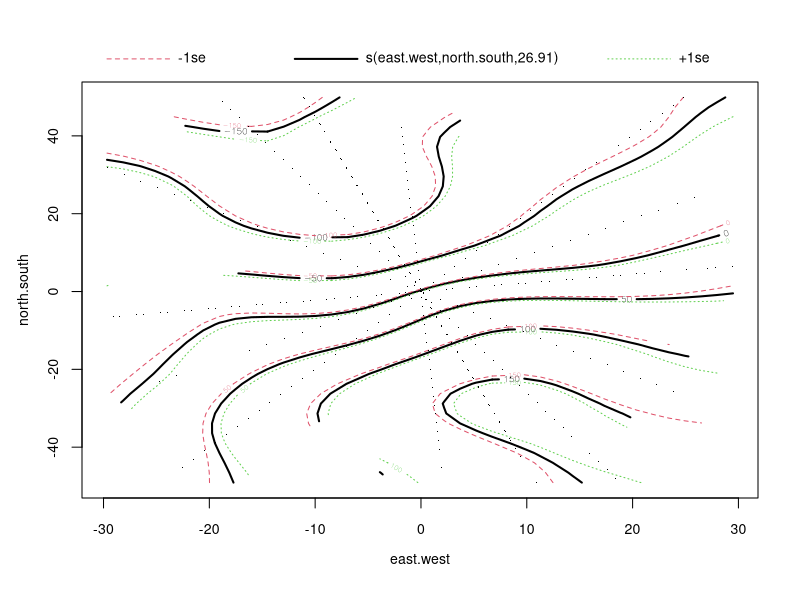
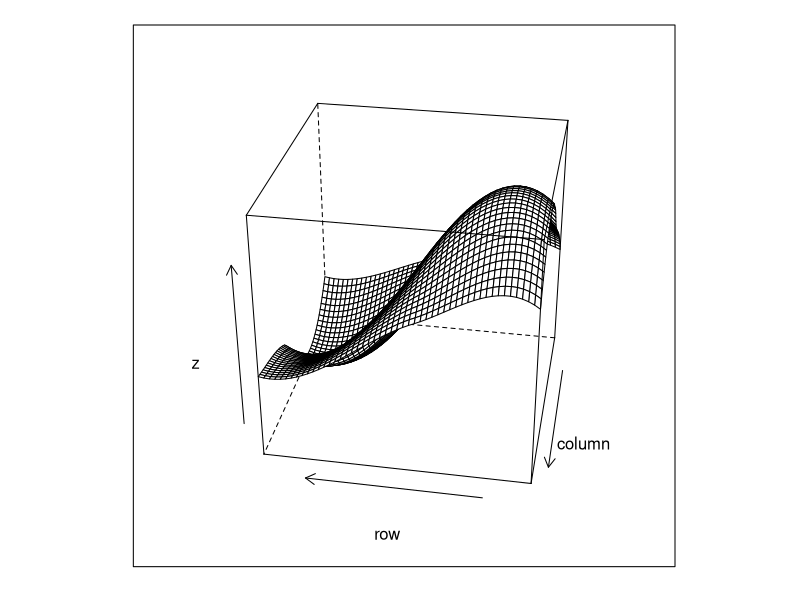
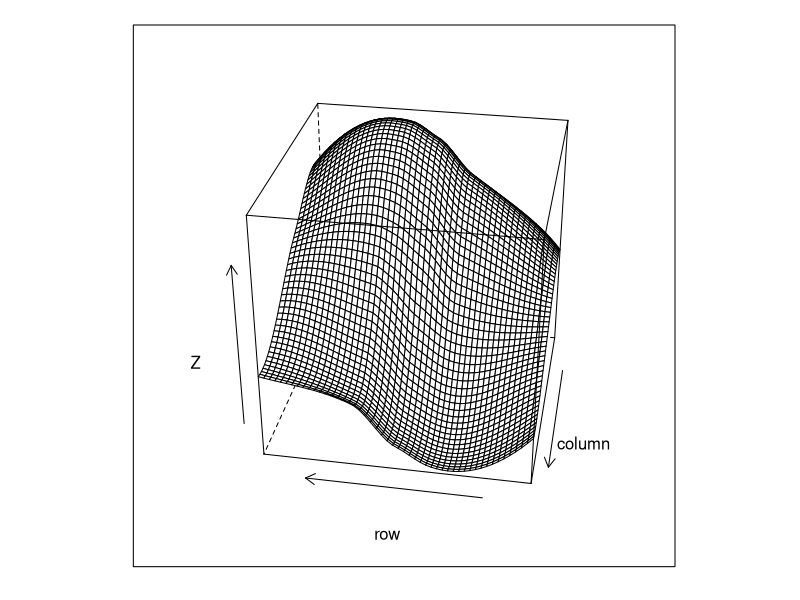
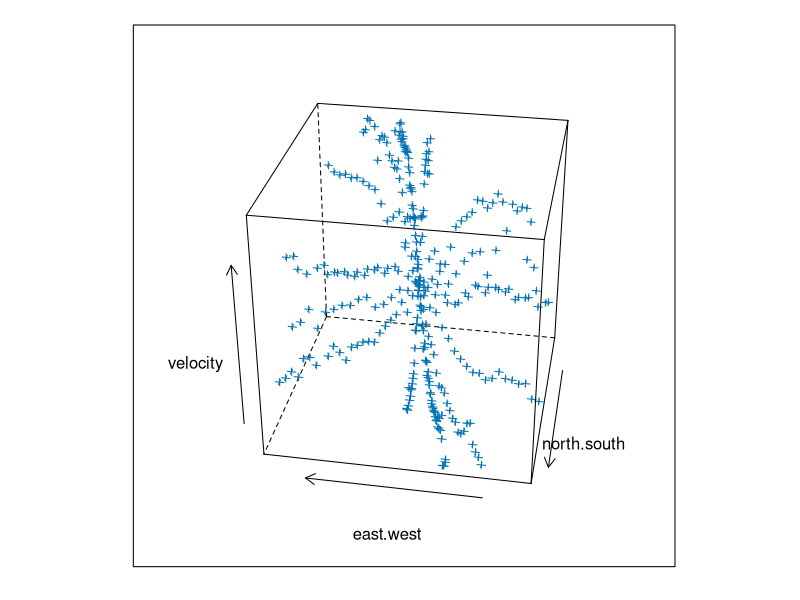

The R source for these figures, in order:
# 5.5 MULTIDIMENSIONAL SPLINE 
# demo and activity using galaxy data

library(mgcv)
library(lattice)

galaxy <- read.table("galaxy.data", header=TRUE, sep=",")
attach(galaxy)

# METHOD 1: 3-DIMENSIONAL SMOOTHING SPLINE USING MGCV.GAM() WITH S()

fit1 <- gam(velocity ~ s(east.west, north.south)) # s() sets up a smoothing spline

plot(fit1)

# METHOD 2: 3-DIMENSIONAL LOESS SMOOTH USING LOESS.SMOOTH()

fit2 <- loess(velocity ~ north.south + east.west, span = 0.7,
                     degree = 2, normalize = TRUE, family = "gaussian")

x <- seq(min(north.south), max(north.south), length.out = 50)
y <- seq(min(east.west), max(east.west), length.out = 50)

xs <- rep(x, 50)
ys <- vector()

for (i in 1:50) {
  ys <- c(ys, rep(y[i], 50))
}

xy <- data.frame(north.south=xs, east.west=ys)
z <- predict(fit2, newdata=xy)

z <- matrix(z, nrow=50)

wireframe(z, screen = list(z = 170, x = -60))

# solution code

loc.lin.reg = loess(formula = velocity ~ north.south +
                      east.west, data = galaxy, span = 0.7 , degree = 2 ,
                    normalize = T, family = "gaussian" )
attach(galaxy)

xgrid = seq(min(north.south), max(north.south), length.out = 50 )
ygrid = seq(min(east.west), max(east.west), length.out = 50 )
new.coords = matrix(data = NA , nrow = 2500 , ncol = 2 )
new.coords[, 1 ] = as.vector(outer(rep( 1 , 50 ), xgrid))
new.coords[, 2 ] = as.vector(outer(ygrid, rep( 1 , 50 )))
new.coords = as.data.frame(new.coords)
names(new.coords) <- c( "north.south" , "east.west" )
Z = predict(loc.lin.reg, newdata = new.coords)
Z = matrix(data = Z, ncol = 50 )
library(lattice)
wireframe(Z, screen = list(z = 170 , x = - 60 ))

# ACTIVITY - CREATE 3-DIMENSIONAL POINT CLOUD

cloud(velocity ~ east.west + north.south, pretty = T,
      screen = list(z = 170, x = -60))
